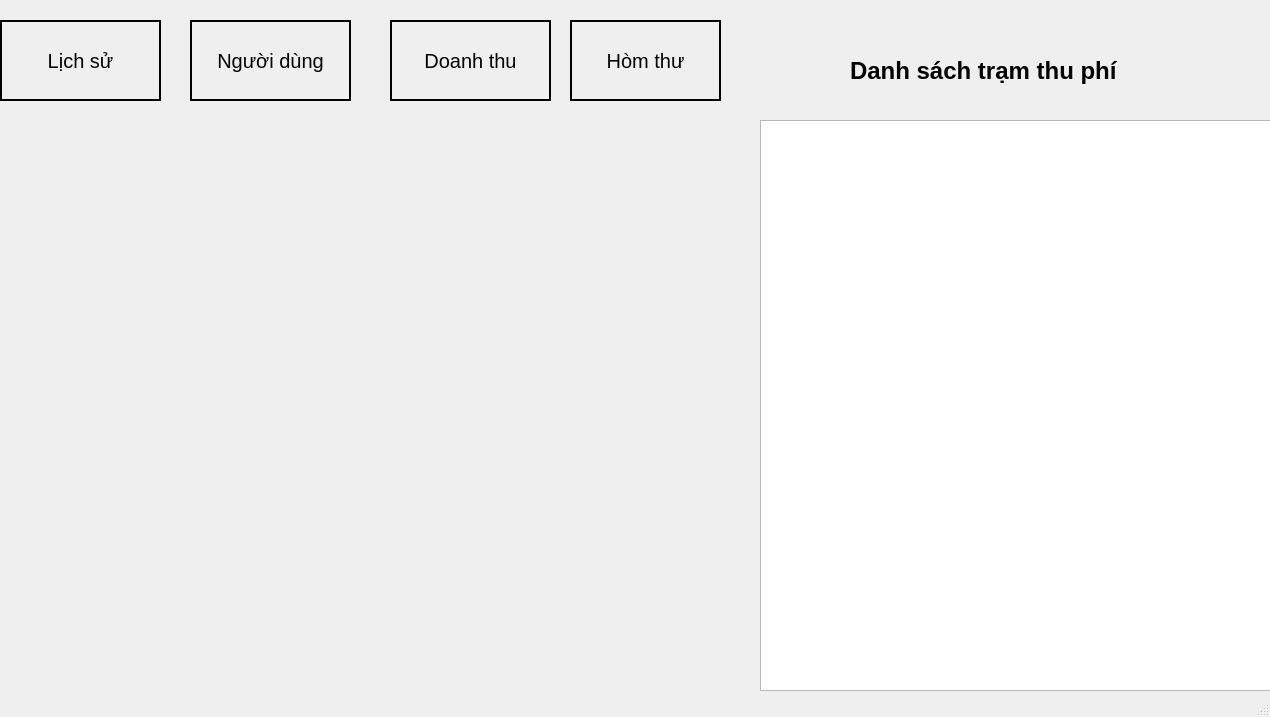
<?xml version="1.0" encoding="UTF-8"?>
<ui version="4.0">
 <class>MainWindow</class>
 <widget class="QMainWindow" name="MainWindow">
  <property name="geometry">
   <rect>
    <x>0</x>
    <y>0</y>
    <width>1270</width>
    <height>717</height>
   </rect>
  </property>
  <property name="windowTitle">
   <string>MainWindow</string>
  </property>
  <widget class="QWidget" name="centralwidget">
   <widget class="QListWidget" name="listWidget">
    <property name="geometry">
     <rect>
      <x>760</x>
      <y>120</y>
      <width>511</width>
      <height>571</height>
     </rect>
    </property>
    <property name="font">
     <font>
      <pointsize>15</pointsize>
     </font>
    </property>
    <property name="styleSheet">
     <string notr="true"> color: black;</string>
    </property>
   </widget>
   <widget class="QLabel" name="lbl">
    <property name="geometry">
     <rect>
      <x>150</x>
      <y>60</y>
      <width>551</width>
      <height>621</height>
     </rect>
    </property>
    <property name="text">
     <string/>
    </property>
   </widget>
   <widget class="QPushButton" name="buttonLichSu">
    <property name="geometry">
     <rect>
      <x>0</x>
      <y>20</y>
      <width>161</width>
      <height>81</height>
     </rect>
    </property>
    <property name="font">
     <font>
      <pointsize>15</pointsize>
     </font>
    </property>
    <property name="styleSheet">
     <string notr="true">border: 2px solid black</string>
    </property>
    <property name="text">
     <string>Lịch sử</string>
    </property>
   </widget>
   <widget class="QPushButton" name="ButtonNguoidung">
    <property name="geometry">
     <rect>
      <x>190</x>
      <y>20</y>
      <width>161</width>
      <height>81</height>
     </rect>
    </property>
    <property name="font">
     <font>
      <pointsize>15</pointsize>
     </font>
    </property>
    <property name="styleSheet">
     <string notr="true">border: 2px solid black</string>
    </property>
    <property name="text">
     <string>Người dùng</string>
    </property>
   </widget>
   <widget class="QLabel" name="label">
    <property name="geometry">
     <rect>
      <x>850</x>
      <y>40</y>
      <width>391</width>
      <height>61</height>
     </rect>
    </property>
    <property name="font">
     <font>
      <pointsize>18</pointsize>
      <bold>true</bold>
     </font>
    </property>
    <property name="text">
     <string>Danh sách trạm thu phí</string>
    </property>
   </widget>
   <widget class="QPushButton" name="buttondoanhthu">
    <property name="geometry">
     <rect>
      <x>390</x>
      <y>20</y>
      <width>161</width>
      <height>81</height>
     </rect>
    </property>
    <property name="font">
     <font>
      <pointsize>15</pointsize>
     </font>
    </property>
    <property name="styleSheet">
     <string notr="true">border: 2px solid black</string>
    </property>
    <property name="text">
     <string>Doanh thu</string>
    </property>
   </widget>
   <widget class="QPushButton" name="buttonHthu">
    <property name="geometry">
     <rect>
      <x>570</x>
      <y>20</y>
      <width>151</width>
      <height>81</height>
     </rect>
    </property>
    <property name="font">
     <font>
      <pointsize>15</pointsize>
     </font>
    </property>
    <property name="styleSheet">
     <string notr="true">border: 2px solid black</string>
    </property>
    <property name="text">
     <string>Hòm thư</string>
    </property>
   </widget>
  </widget>
  <widget class="QMenuBar" name="menubar">
   <property name="geometry">
    <rect>
     <x>0</x>
     <y>0</y>
     <width>1270</width>
     <height>26</height>
    </rect>
   </property>
  </widget>
  <widget class="QStatusBar" name="statusbar"/>
 </widget>
 <resources/>
 <connections/>
</ui>
